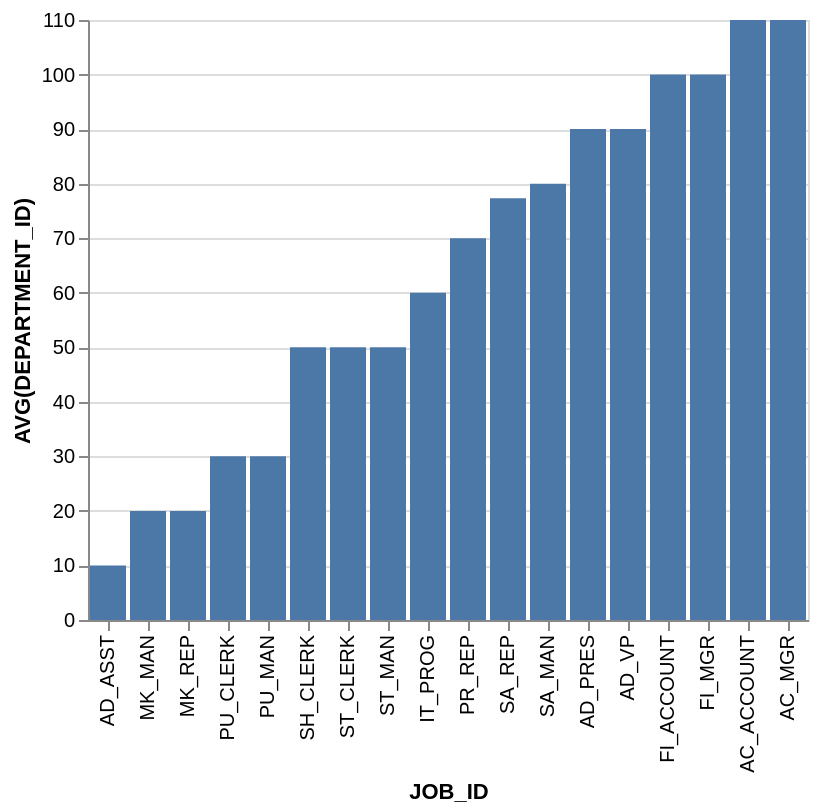

Here is the Vega-Lite specification saved for this chart:
### Vega-Lite specification from a JSON file in a GitHub repository (floating-point values rounded to 4 significant figures)
{"data": {"values": [{"x_data": "AD_ASST", "y_data": 10}, {"x_data": "MK_MAN", "y_data": 20}, {"x_data": "MK_REP", "y_data": 20}, {"x_data": "PU_CLERK", "y_data": 30}, {"x_data": "PU_MAN", "y_data": 30}, {"x_data": "SH_CLERK", "y_data": 50}, {"x_data": "ST_CLERK", "y_data": 50}, {"x_data": "ST_MAN", "y_data": 50}, {"x_data": "IT_PROG", "y_data": 60}, {"x_data": "PR_REP", "y_data": 70}, {"x_data": "SA_REP", "y_data": 77.33}, {"x_data": "SA_MAN", "y_data": 80}, {"x_data": "AD_PRES", "y_data": 90}, {"x_data": "AD_VP", "y_data": 90}, {"x_data": "FI_ACCOUNT", "y_data": 100}, {"x_data": "FI_MGR", "y_data": 100}, {"x_data": "AC_ACCOUNT", "y_data": 110}, {"x_data": "AC_MGR", "y_data": 110}]}, "mark": "bar", "encoding": {"x": {"field": "x_data", "type": "nominal", "title": "JOB_ID", "sort": {"op": "sum", "field": "y_data", "order": "ascending"}}, "y": {"field": "y_data", "type": "quantitative", "title": "AVG(DEPARTMENT_ID)"}}}
